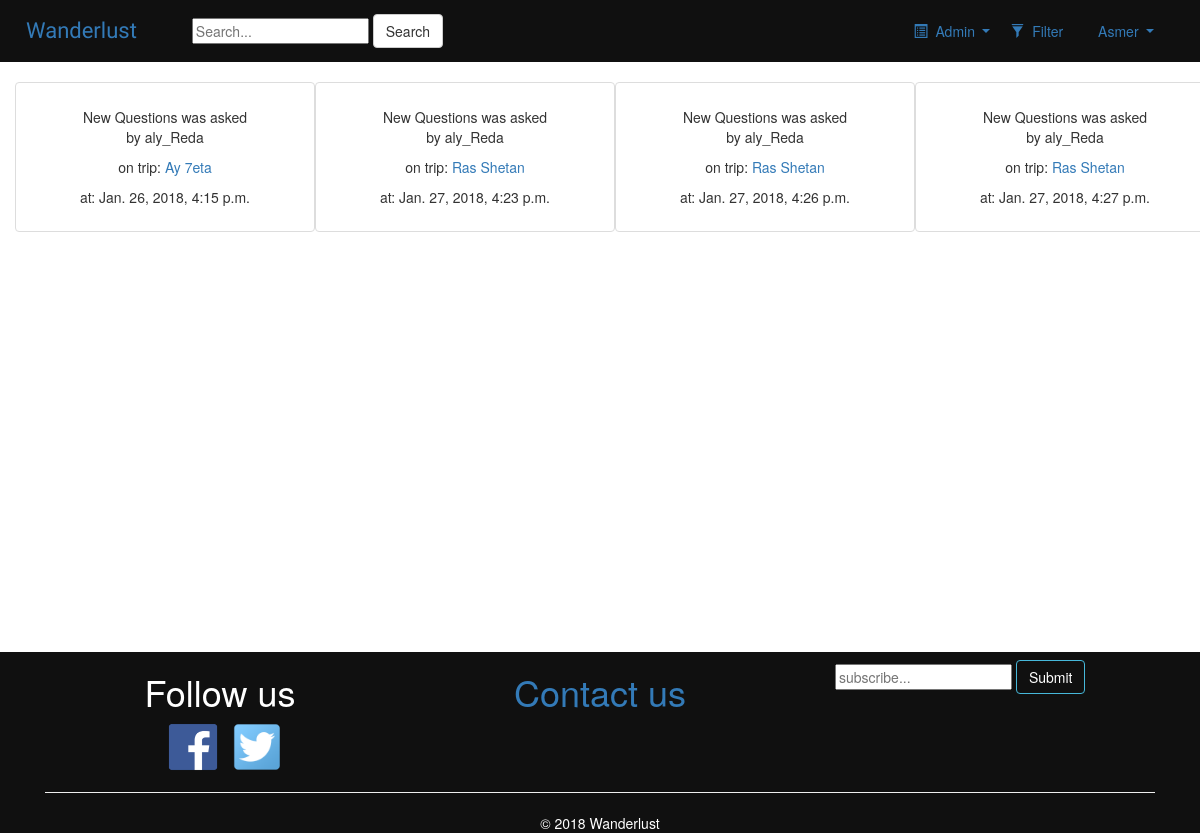
/Wanderlust/admin_panel/comments/ (signed in), run on an earlier commit of the app's database.
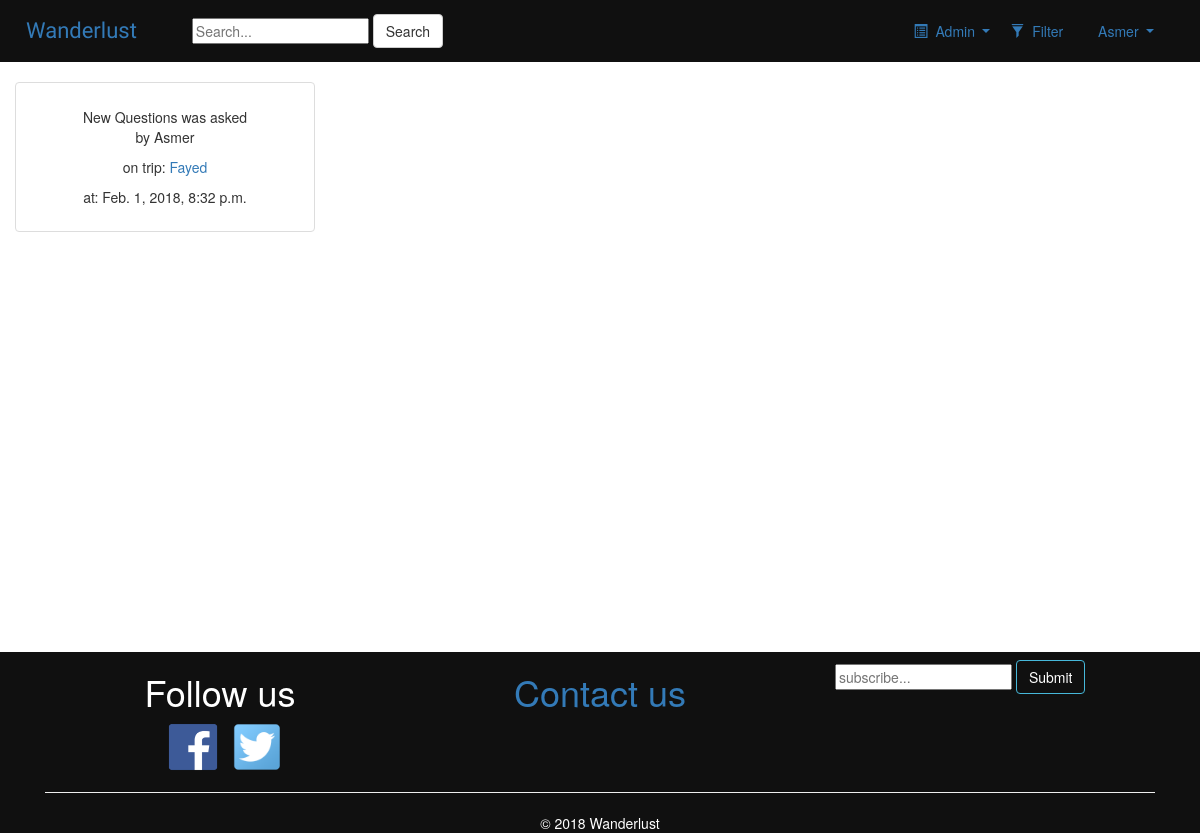
And on a later commit of the database.
### trips/models.py (models this page shows, shortened)
class Question(models.Model):
    Q_content = models.TextField(max_length=500)
    reply_to = models.PositiveSmallIntegerField(default='0')
    Q_trip = models.ForeignKey(Trip, on_delete= models.CASCADE)
    asked_by = models.ForeignKey(User, related_name='question', on_delete= models.CASCADE)
    asked_at = models.DateTimeField(auto_now_add= True)

class Trip(models.Model):
    name = models.CharField(max_length=250)
    description = models.TextField(max_length=5000, null=True)
    origin = models.CharField(max_length=50, default="Cairo")
    destination = models.CharField(max_length=50)
    departing_date = models.DateField()
    returning_date = models.DateField()
    transportstion = models.CharField(max_length=10, choices=trans_Choices)
    residence = models.CharField(max_length=20, choices=residence_Choices)
    price = models.PositiveSmallIntegerField(default=0)
    capacity = models.PositiveSmallIntegerField(default=0)
    trip_image1 = models.FileField(default='', blank=True)
    trip_image2 = models.FileField(default='', blank=True)
    trip_image3 = models.FileField(default='', blank=True)
    def __str__(self):
        return self.name

### trips/views.py (the view)
def admin_panel_comment(request):
    if not request.user.is_authenticated:
        return redirect('trips:login')
    if not request.user.is_staff:
        return HttpResponse("<h3> You are not Authorized to view this page.</h3>"
                            "<br>"
                            "<a href=/Wanderlust/>return home</a>"
                            )
    else:
        questions = Question.objects.all()
        query = request.GET.get("q")
        if query:
            return render(request, 'trips/admin-panel.html',
                          {'trips': trips.objects.filter(
                              Q(name__icontains=query) |
                              Q(destination__icontains=query)
                          )}
                          )
        else:
            return render(request,
                          'trips/admin-panel-comment.html',
                          {'questions': questions,})

### trips/templates/trips/admin-panel-comment.html (shortened to what this page needs)
{% extends 'trips/base.html' %}
{% block body %}
<div style="height: 550px">
    <div class="albums-container container-fluid" style=" height: -webkit-fit-block; ">
        <div class="row ">
            {% for question in questions %}
                <div class="col-lg-3">
                    <div class="thumbnail" id="thumbnail-question">
                        <p><br>New Questions was asked <br> by {{ question.asked_by }}</p>
                        <p>on trip: <a href="{% url 'trips:detail' question.Q_trip.pk %}"> {{ question.Q_trip }}</a></p>
                        <p>at: {{ question.asked_at }} </p>
                    </div>
                </div>
            {% endfor %}
        </div>
    </div>
</div>
{% endblock %}

### trips/templates/trips/base.html (shortened to what this page needs)
<!DOCTYPE html>
<html lang="en">
<head>
    {% load widget_tweaks %}
    {% load static %}
    {% load staticfiles %}
    <link rel="stylesheet" href="{% static 'trips/bootstrap.min.css' %}">
    <link rel="stylesheet" href="https://maxcdn.bootstrapcdn.com/bootstrap/3.3.6/css/bootstrap.min.css">
    <link rel="stylesheet" type="text/css" href="{% static 'trips/style.css' %}"/>
    <link rel="stylesheet" type="text/css" href="{% static 'trips/main.css' %}"/>
    <link rel="stylesheet" href="https://cdn.jsdelivr.net/simplemde/latest/simplemde.min.css">
    <link rel="stylesheet" href="https://maxcdn.bootstrapcdn.com/bootstrap/3.3.7/css/bootstrap.min.css">
</head>
<body style=" display:block ; text-align:center ;overflow: scroll; height: -webkit-fit-block;">
<div style=" height: -webkit-fit-block;">
    <nav class="navbar  navbar-expand-sm" style="border-radius: 0; background-color:#101010;">
        <div class="container-fluid">
            <div class="navbar-header">
                <a class="navbar-brand" style="font-family: 'Satisfy', cursive; font-size: 22px;"
                   href="{% url 'trips:index' %}">Wanderlust</a>
            </div>
            <div class="collapse navbar-collapse" id="topNavBar">
                <form class="navbar-form navbar-left" role="search" method="get" action="{% url 'trips:search' %}">
                    <div class="form-group"><input class="searchfield" name="q" type="text" value="{{ request.GET.q }}"
                                                   placeholder="Search..."/></div>
                    <button type="submit" class="btn btn-default">Search</button>
                </form>
                <ul class="nav navbar-nav navbar-right">
                    {% if user.is_staff %}
                        <li class="">
           					 <ul class="navbar-nav ml-auto">
                                <li class="nav-item dropdown">
                                    <a class="nav-link dropdown-toggle" href="{% url 'trips:admin_panel' %}" id="userMenu"
                                       data-toggle="dropdown" aria-haspopup="true" aria-expanded="false">
                                            <span class="glyphicon glyphicon-list-alt" aria-hidden="true"></span>&nbsp; Admin
                                    </a>
                                </li>
                            </ul>
           				</li>
                    {% endif %}
                    <li class="">
                        <a href="{% url 'trips:filter' %}"><span class="glyphicon glyphicon-filter"
                                                                 aria-hidden="true"></span>&nbsp; Filter </a>
                    </li>
                    <li>
                        <div class="collapse navbar-collapse" id="mainMenu">
                            {% if user.is_authenticated %}
                                <ul class="navbar-nav ml-auto">
                                    <li class="nav-item dropdown">
                                        <a class="nav-link dropdown-toggle" href="#" id="userMenu"
                                           data-toggle="dropdown" aria-haspopup="true" aria-expanded="false">
                                            {{ user.username }}
                                        </a>
                                    </li>
                                </ul>
                            {% else %}
                                <form class="form-inline ml-auto">
                                    <a href="{% url 'trips:login' %}" class="btn btn-primary ml-2">Log in</a>
                                    <a href="{% url 'trips:signup' %}" class="btn btn-primary ml-2">Sign up</a>
                                </form>
                            {% endif %}
                        </div>
                    </li>
                </ul>
            </div>
        </div>
    </nav>
<div style="height: -webkit-fit-block;">
    {% block body %}
    {% endblock %}
</div>
    <footer style="background-color:#101010;
    width: 100%;
    height:-webkit-fit-block;
    right: 0;
    bottom: 0;
    left: 0;
    color: white;
    clear: both;
    margin-top: 20px; ">
        <div class="container-fluid">
            <div class="container">
                <div class="row">
                    <div class="col-lg-4" style="">
                        <h1>Follow us</h1>
                    <div> <img style="height: 50px; width: 70px;" src="{% static 'trips/images/facebook-logo-f-sqaure.png' %}">
                     <img style="height: 50px; width: 50px;" src="{% static 'trips/images/Twitter-icon.png.png' %}"></div>
                    </div>
                    <div class="col-lg-4">
                        <h1><a href="{% url 'trips:contact' %}" >Contact us</a></h1>
                    </div>
                    <div class="col-lg-4">
                        <div class="collapse navbar-collapse" id="topNavBar">
                            <form class="navbar-form navbar-left" role="" method="post"
                                  action="{% url 'trips:subscribe' %}">
                                <div class="form-group"><input style="color: black;" class="" name="e" type="text" value="{{ request.GET.e }}" placeholder="subscribe..."/>
                                </div>
                                <button type="submit" style=" background-color:#101010;" class="btn btn-info">Submit</button>
                            </form>
                        </div>
                    </div>
                </div>
                    <div class="row text-center copyright">
                        <div class="col-sm-12">
                            <hr>
                            © 2018 Wanderlust
                        </div>
                    </div>
                </div>
            </div>
    </footer>
</div>
</body>
</html>

### trips/static/trips/style.css (style rules this page uses)
body { background-color: aliceblue; }
.thumbnail { width: 200px ; height: 350px; }
#thumbnail-question { width: 300px ; height: 150px; }

What changed in the data, as far as the page shows it:
removed Question: asked_by "aly_Reda", Q_trip "Ay 7eta", asked_at "Jan. 26, 2018, 4:15 p.m."
removed Question: asked_by "aly_Reda", Q_trip "Ras Shetan", asked_at "Jan. 27, 2018, 4:23 p.m."
removed Question: asked_by "aly_Reda", Q_trip "Ras Shetan", asked_at "Jan. 27, 2018, 4:26 p.m."
removed Question: asked_by "aly_Reda", Q_trip "Ras Shetan", asked_at "Jan. 27, 2018, 4:27 p.m."
added Question: asked_by "Asmer", Q_trip "Fayed", asked_at "Feb. 1, 2018, 8:32 p.m."
